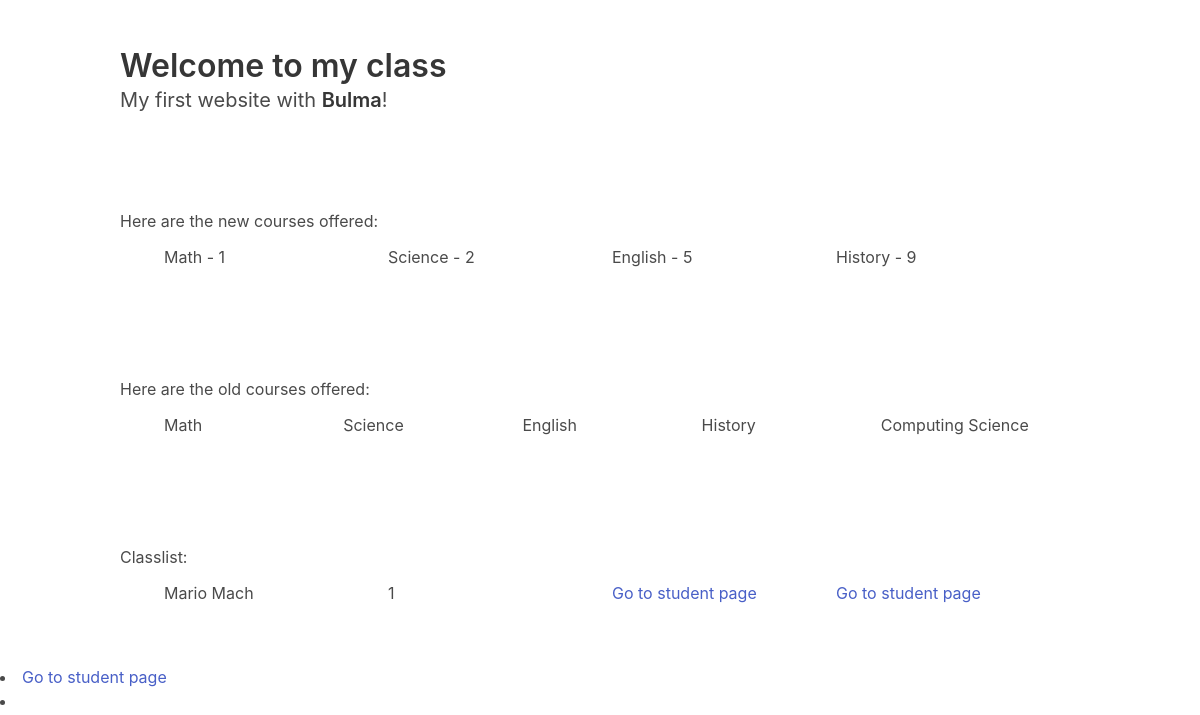
The page /home on the database its author committed.
### school/models.py (models this page shows, shortened)
class Course(models.Model):
    subject = models.CharField(max_length=64)
    duration = models.IntegerField()
    def __str__(self):
        return f"{self.subject} - {self.duration}"

class Student(models.Model):
    first = models.CharField(max_length=64)
    last = models.CharField(max_length=64)
    grade = models.IntegerField()
    enrollment = models.ForeignKey(Course, related_name="enrolled", on_delete=models.CASCADE)

### school/views.py (the view)
# urls.py: path("home", views.course, name="home"),
def course(request):
    context = {
        "courses": courseList,
        "students": Student.objects.all(),
        "newcourses": Course.objects.all(),
    }
    return render(request, "course/index.html", context)

### school/templates/course/index.html (shortened to what this page needs)
<!DOCTYPE html>
<html>
<head>
    <link rel="stylesheet" href="https://cdn.jsdelivr.net/npm/bulma@0.8.0/css/bulma.min.css">
</head>
<body>
    <section class="section">
        <div class="container">
            <h1 class="title">
                Welcome to my class
            </h1>
            <p class="subtitle">
                My first website with <strong>Bulma</strong>!
            </p>
        </div>
    </section>
    <section class="section">
        <div class="container">
            <h1>Here are the new courses offered:</h1>
            <div class="container is-fluid">
                <nav class="level">
                    <div class="level-item">
                        {% for course in newcourses %}
                        <div class="column">{{ course }}</div>
                        {% endfor %}
                    </div>
                </nav>
            </div>
        </div>
    </section>
    <section class="section">
        <div class="container">
            <h1>Here are the old courses offered:</h1>
            <div class="container is-fluid">
                <nav class="level">
                    <div class="level-item">
                        {% for course in courses %}
                        <div class="column">{{ course }}</div>
                        {% endfor %}
                    </div>
                </nav>
            </div>
        </div>
    </section>
    <section class="section">
        <div class="container">
            <h1>Classlist:</h1>
            <div class="container is-fluid">
                <nav class="level">
                    <div class="level-item">
                        {% for student in students %}
                        <div class="column">{{ student.first}} {{ student.last  }}</div>
                        <div class="column">{{ student.id}} </div>
                        <div class="column"><a href="{{ student.id }}">Go to student page</a></div>
                        <div class="column"><a href="{% url 'studentpages' student.id %}">Go to student page</a></div>
                        {% endfor %}
                    </div>
                </nav>
            </div>
        </div>
    </section>
    <li><a href="/student">Go to student page</a></li>
    <li><a href="/student">{{ students.id }}</a></li>
</body>
</html>

### rows shown on the page
Course: subject+duration "Math - 1"
Course: subject+duration "Science - 2"
Course: subject+duration "English - 5"
Course: subject+duration "History - 9"
Student: first "Mario", last "Mach", id "1"

### other values the page prints
{{ course }} "Math" "Science" "English" "History" "Computing Science"
